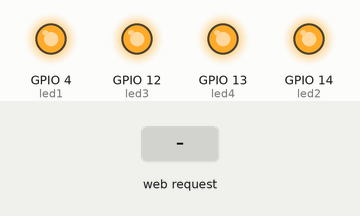
A sketch run on a simulated ESP8266 (NodeMCU). On the bench: output pins drawn as LEDs (lit = HIGH). The test bench sets the inputs (shaded band). WiFi joins after 1.5 s; servers stay silent unless stated; what the sketch prints to the serial monitor is not drawn.

Above: at 4.2 s.
4.3 s: HTTP request GET /1off received
At 5.4 s:
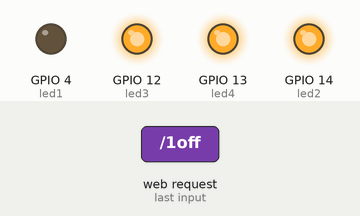
5.8 s: HTTP request GET /2off received
At 6.6 s:
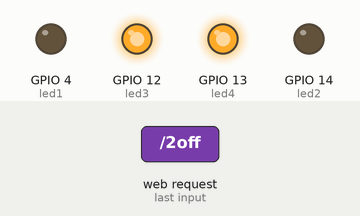
7.3 s: HTTP request GET /1on received
At 7.7 s:
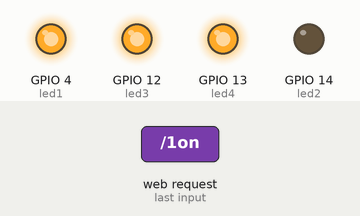
8.8 s: HTTP request GET /3off received
At 10.0 s:
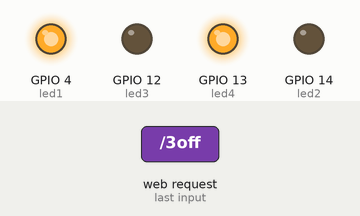
10.3 s: HTTP request GET /2on received
At 11.2 s:
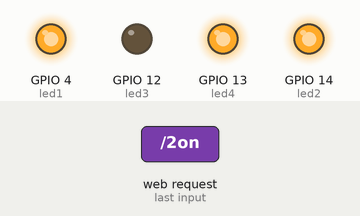
11.8 s: HTTP request GET /4off received
At 12.3 s:
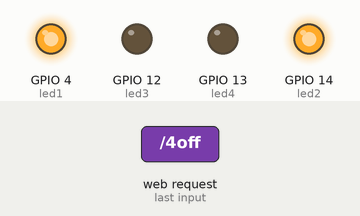
Timing chart, 0 to 14.3 s (numbered marks = the images above; inputs shaded):
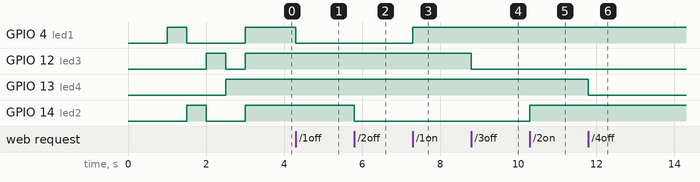

Measured:
- after the input at 4.3 s, GPIO 4 (led1): HIGH → LOW at once
- after the input at 5.8 s, GPIO 14 (led2): HIGH → LOW at once
- after the input at 7.3 s, GPIO 4 (led1): LOW → HIGH at once
- after the input at 8.8 s, GPIO 12 (led3): HIGH → LOW at once
- after the input at 10.3 s, GPIO 14 (led2): LOW → HIGH at once
- after the input at 11.8 s, GPIO 13 (led4): HIGH → LOW at once

The sketch:

automacao.ino
```cpp
#include <ESP8266WiFi.h>
#include <WiFiClient.h>
#include <ESP8266WebServer.h>
#include <ESP8266mDNS.h>

const char* ssid = "MatheusNet";
const char* password = "MarteX2020";

IPAddress ip(192,168,15,21);
IPAddress gateway(192,168,15,1);
IPAddress subnet(255,255,255,0);

const int led1 = 4;
const int led2 = 14;
const int led3 = 12;
const int led4 = 13;

ESP8266WebServer server(80);

void pisca(){
    digitalWrite(led1, 0);
    digitalWrite(led2, 0);
    digitalWrite(led3, 0);
    digitalWrite(led4, 0);

    delay(500);

    digitalWrite(led1, 1);
    delay(500);


    digitalWrite(led1, 0);
    digitalWrite(led2, 1);
    delay(500);

    digitalWrite(led2, 0);
    digitalWrite(led3, 1);
    delay(500);

    digitalWrite(led3, 0);
    digitalWrite(led4, 1);
    delay(500);

    digitalWrite(led4, 0);
}

void acendeTodos(){
  digitalWrite(led1, 1);
  digitalWrite(led2, 1);
  digitalWrite(led3, 1);
  digitalWrite(led4, 1);
  server.send(200, "text/plain", "Todos os LED's on");
}

void apagaTodos(){
  digitalWrite(led1, 0);
  digitalWrite(led2, 0);
  digitalWrite(led3, 0);
  digitalWrite(led4, 0);
  server.send(200, "text/plain", "Todos os LED's off");
}

void handleRoot() {
  server.send(200, "text/plain", "hello from esp8266! (blinking LED)");
  pisca();
}

//ACENDER E APAGAR LEDS
//LED1

void led1_on(){
  server.send(200, "text/plain", "LED on");
  digitalWrite(led1, 1);
}
void led1_off(){
  server.send(200, "text/plain", "LED off");
  digitalWrite(led1, 0);
}

//LED2

void led2_on(){
  server.send(200, "text/plain", "LED on");
  digitalWrite(led2, 1);
}
void led2_off(){
  server.send(200, "text/plain", "LED off");
  digitalWrite(led2, 0);
}

//LED3

void led3_on(){
  server.send(200, "text/plain", "LED on");
  digitalWrite(led3, 1);
}
void led3_off(){
  server.send(200, "text/plain", "LED off");
  digitalWrite(led3, 0);
}

//LED4

void led4_on(){
  server.send(200, "text/plain", "LED on");
  digitalWrite(led4, 1);
}
void led4_off(){
  server.send(200, "text/plain", "LED off");
  digitalWrite(led4, 0);
}

void setup(void){

  //CONFIG LED1
  pinMode(led1, OUTPUT);
  digitalWrite(led1, 0);

  //CONFIG LED2
  pinMode(led2, OUTPUT);
  digitalWrite(led2, 0);

  //CONFIG LED3
  pinMode(led3, OUTPUT);
  digitalWrite(led3, 0);

  //CONFIG LED4
  pinMode(led4, OUTPUT);
  digitalWrite(led4, 0);


  //CONFIG CONEX WIFI PETRAHOUSE
  Serial.begin();
  WiFi.begin(ssid, password);
  Serial.println("");

  // ESPERANDO PELA CONEXAO
  while (WiFi.status() != WL_CONNECTED) {
    delay(500);
    Serial.print("Conectando ao Wifi.");
    pisca();
  }
  acendeTodos();

  //PRINT DADOS SOBE A REDE
  Serial.println("");
  Serial.print("Connected to ");
  Serial.println(ssid);
  Serial.print("IP address: ");
  Serial.println(WiFi.localIP());

  //CHAMADA DE OBJETOS
  server.on("/", handleRoot); // what happens in the root

  server.on("/1on",led1_on); // turn led on from webpage /on
  server.on("/1off", led1_off); // turn led off from webpage /off

  server.on("/2on",led2_on); // turn led on from webpage /on
  server.on("/2off", led2_off); // turn led off from webpage /off

  server.on("/3on",led3_on); // turn led on from webpage /on
  server.on("/3off", led3_off); // turn led off from webpage /off

  server.on("/4on",led4_on); // turn led on from webpage /on
  server.on("/4off", led4_off); // turn led off from webpage /off

  server.on("/all_on",acendeTodos); // turn led on from webpage /on
  server.on("/all_of", apagaTodos); // turn led off from webpage /off

  //INICIALIZANDO SERVIÇOS/SERVIDOR
  server.begin();
  Serial.println("HTTP server started");
}

void loop(void){

  //CHAMADA DO METODO INICIAL
  server.handleClient();
}
```
